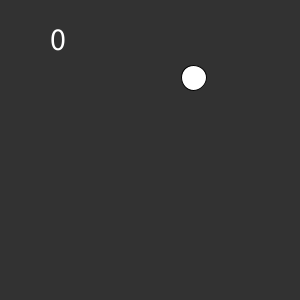
Frame 1 (no input)
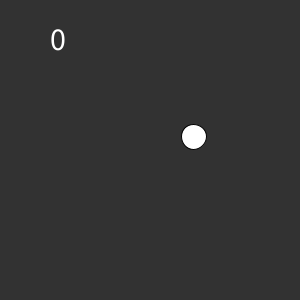
Frame 60 (the mouse pressed at the canvas centre just before this capture)
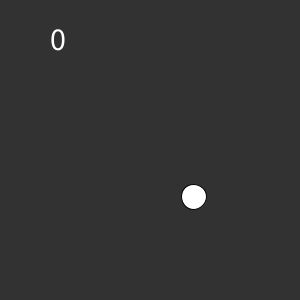
Frame 120 (the mouse held since frame 60 and released just before this capture)

The Processing sketch that drew these frames (run headless with seeded random() and noise(); from frame 60 on, the mouse is pressed at the canvas centre):

// Processing sketch: counting_with_score
// ── counting_with_score.pde
int numberOfCircles = 100;

float[] circleX = new float[numberOfCircles];
float[] circleY = new float[numberOfCircles];
float[] circleSpeed = new float[numberOfCircles];

int circlesToDisplay =1;
int score =0;


void setup() {
  size(300, 300);

  for (int i = 0; i < circleX.length; i += 1) {
    circleX[i] = random(300);
    circleY[i] = random(300);
    circleSpeed[i] = 1;
  }
}

void draw() {
  background(50);

  for (int i = 0; i < circlesToDisplay; i +=1) {  // i=0 , i=1
    ellipse(circleX[i], circleY[i], 25, 25);

    circleY[i] += circleSpeed[i];    

    if (circleY[i] > height) {
      circleY[i] = 0;
    }
  }



  textSize(32);
  text(score, 50, 50);
}


void mouseClicked() {
  score += 1;

  if (score % 10 == 0 && circlesToDisplay < circleY.length) { 
    circlesToDisplay += 1;
  }
}
